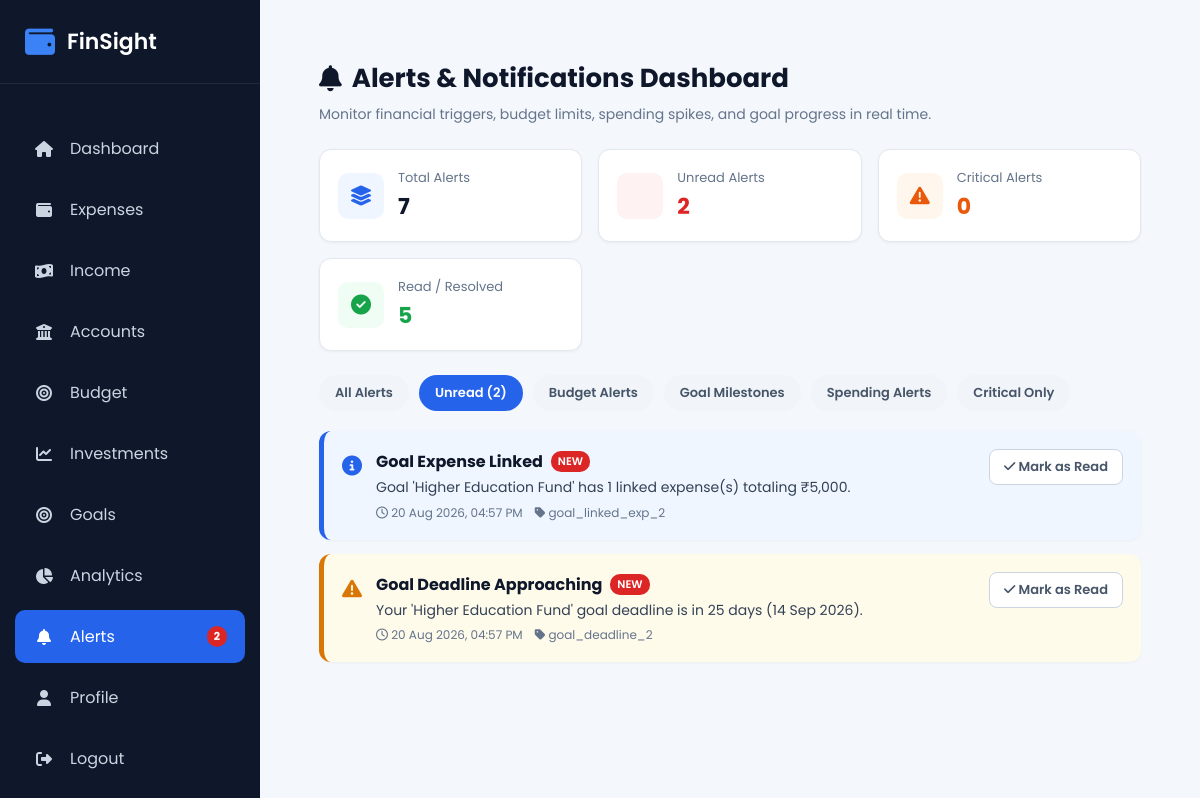
The app's page /alerts?filter=unread (signed in) with its own data.
### models/alert.py (models this page shows, shortened)
class FinancialAlert(db.Model):
    __tablename__ = "financial_alerts"
    id = db.Column(db.Integer, primary_key=True)
    user_id = db.Column(
        db.Integer,
        db.ForeignKey("users.id"),
        nullable=False
    )
    alert_type = db.Column(
        db.String(50),
        nullable=False
    )
    title = db.Column(
        db.String(150),
        nullable=False
    )
    message = db.Column(
        db.Text,
        nullable=False
    )
    severity = db.Column(
        db.String(20),
        nullable=False,
        default="warning"
    )
    is_read = db.Column(
        db.Boolean,
        default=False,
        nullable=False
    )
    created_at = db.Column(
        db.DateTime,
        default=datetime.utcnow
    )
    user = db.relationship(
        "User",
        backref=db.backref("alerts", lazy=True, cascade="all, delete-orphan")
    )

### routes/alert.py (the view)
@alert_bp.route("/alerts")
@login_required
def alerts():
    user_id = current_user.id
    check_and_create_alerts(user_id)
    all_user_alerts = FinancialAlert.query.filter_by(user_id=user_id).order_by(FinancialAlert.created_at.desc()).all()
    total_alerts = len(all_user_alerts)
    unread_alerts = sum(1 for a in all_user_alerts if not a.is_read)
    critical_alerts = sum(1 for a in all_user_alerts if a.severity in ["danger", "critical"])
    resolved_alerts = sum(1 for a in all_user_alerts if a.is_read)
    active_filter = request.args.get("filter", "all").lower()
    if active_filter == "unread":
        filtered_alerts = [a for a in all_user_alerts if not a.is_read]
    elif active_filter == "budget":
        filtered_alerts = [a for a in all_user_alerts if "budget" in a.alert_type.lower() or "budget" in a.title.lower()]
    elif active_filter == "goal":
        filtered_alerts = [a for a in all_user_alerts if "goal" in a.alert_type.lower() or "goal" in a.title.lower()]
    elif active_filter == "spending":
        filtered_alerts = [a for a in all_user_alerts if "spending" in a.alert_type.lower() or "spending" in a.title.lower()]
    elif active_filter == "critical":
        filtered_alerts = [a for a in all_user_alerts if a.severity in ["danger", "critical"]]
    else:
        filtered_alerts = all_user_alerts
    return render_template(
        "alerts.html",
        alerts=filtered_alerts,
        active_filter=active_filter,
        total_alerts=total_alerts,
        unread_alerts=unread_alerts,
        critical_alerts=critical_alerts,
        resolved_alerts=resolved_alerts
    )

### app.py (called while the page is built)
@login_manager.user_loader
def load_user(user_id):
    return User.query.get(int(user_id))

@app.context_processor
def inject_global_vars():
    if current_user.is_authenticated:
        unread_count = FinancialAlert.query.filter_by(user_id=current_user.id, is_read=False).count()
        return dict(unread_alerts_count=unread_count)
    return dict(unread_alerts_count=0)

### services/spending_analysis.py (called while the page is built)
def get_first_day_of_month(dt, offset_months=0):
    year = dt.year
    month = dt.month - offset_months
    while month <= 0:
        month += 12
        year -= 1
    return date(year, month, 1)

def get_last_day_of_month(dt_start):
    if dt_start.month == 12:
        next_month = date(dt_start.year + 1, 1, 1)
    else:
        next_month = date(dt_start.year, dt_start.month + 1, 1)
    return next_month - timedelta(days=1)

### templates/alerts.html (shortened to what this page needs)
{% extends "layout.html" %}
{% block content %}
<div class="alerts-container">
    <div class="alerts-header">
        <div>
            <h1><i class="fa-solid fa-bell"></i> Alerts & Notifications Dashboard</h1>
            <p>Monitor financial triggers, budget limits, spending spikes, and goal progress in real time.</p>
        </div>
    </div>
    <div class="summary-grid">
        <div class="summary-card">
            <div class="summary-icon total"><i class="fa-solid fa-layer-group"></i></div>
            <div class="summary-info">
                <span class="label">Total Alerts</span>
                <span class="value">{{ total_alerts }}</span>
            </div>
        </div>
        <div class="summary-card">
            <div class="summary-icon unread"></div>
            <div class="summary-info">
                <span class="label">Unread Alerts</span>
                <span class="value" style="color: #DC2626;">{{ unread_alerts }}</span>
            </div>
        </div>
        <div class="summary-card">
            <div class="summary-icon critical"><i class="fa-solid fa-triangle-exclamation"></i></div>
            <div class="summary-info">
                <span class="label">Critical Alerts</span>
                <span class="value" style="color: #EA580C;">{{ critical_alerts }}</span>
            </div>
        </div>
        <div class="summary-card">
            <div class="summary-icon resolved"><i class="fa-solid fa-circle-check"></i></div>
            <div class="summary-info">
                <span class="label">Read / Resolved</span>
                <span class="value" style="color: #16A34A;">{{ resolved_alerts }}</span>
            </div>
        </div>
    </div>
    <div class="filter-bar">
        <a href="{{ url_for('alert.alerts', filter='all') }}" class="filter-pill {% if active_filter == 'all' %}active{% endif %}">All Alerts</a>
        <a href="{{ url_for('alert.alerts', filter='unread') }}" class="filter-pill {% if active_filter == 'unread' %}active{% endif %}">Unread ({{ unread_alerts }})</a>
        <a href="{{ url_for('alert.alerts', filter='budget') }}" class="filter-pill {% if active_filter == 'budget' %}active{% endif %}">Budget Alerts</a>
        <a href="{{ url_for('alert.alerts', filter='goal') }}" class="filter-pill {% if active_filter == 'goal' %}active{% endif %}">Goal Milestones</a>
        <a href="{{ url_for('alert.alerts', filter='spending') }}" class="filter-pill {% if active_filter == 'spending' %}active{% endif %}">Spending Alerts</a>
        <a href="{{ url_for('alert.alerts', filter='critical') }}" class="filter-pill {% if active_filter == 'critical' %}active{% endif %}">Critical Only</a>
    </div>
    {% if alerts %}
    <div class="alerts-list">
        {% for alert in alerts %}
        <div class="alert-card {{ alert.severity }}">
            <div class="alert-main">
                <div class="alert-badge-icon">
                    {% if alert.severity == 'danger' %}
                        <i class="fa-solid fa-circle-exclamation"></i>
                    {% elif alert.severity == 'warning' %}
                        <i class="fa-solid fa-triangle-exclamation"></i>
                    {% elif alert.severity == 'success' %}
                        <i class="fa-solid fa-circle-check"></i>
                    {% else %}
                        <i class="fa-solid fa-circle-info"></i>
                    {% endif %}
                </div>
                <div class="alert-details">
                    <h3>
                        {{ alert.title }}
                        {% if not alert.is_read %}
                            <span style="font-size: 11px; padding: 2px 7px; background: #DC2626; color: #fff; border-radius: 10px; font-weight: 600;">NEW</span>
                        {% endif %}
                    </h3>
                    <p>{{ alert.message }}</p>
                    <div class="alert-meta">
                        <span><i class="fa-regular fa-clock"></i> {{ alert.created_at.strftime('%d %b %Y, %I:%M %p') if alert.created_at else '' }}</span>
                        <span><i class="fa-solid fa-tag"></i> {{ alert.alert_type }}</span>
                    </div>
                </div>
            </div>
            <form action="{{ url_for('alert.toggle_alert_read', alert_id=alert.id) }}" method="POST">
                <button type="submit" class="btn-toggle-read">
                    {% if alert.is_read %}
                        <i class="fa-solid fa-envelope-open"></i> Mark Unread
                    {% else %}
                        <i class="fa-solid fa-check"></i> Mark as Read
                    {% endif %}
                </button>
            </form>
        </div>
        {% endfor %}
    </div>
    {% else %}
    <div class="empty-state">
        <i class="fa-solid fa-circle-check" style="font-size: 32px; color: #16A34A; margin-bottom: 12px; display: block;"></i>
        <h3 style="margin: 0 0 6px 0; color: #0F172A;">No Alerts Found</h3>
        <p style="margin: 0;">There are no alerts matching the selected filter criteria.</p>
    </div>
    {% endif %}
</div>
{% endblock %}

### static/css/layout.css (style rules this page uses)
* { margin:0; padding:0; box-sizing:border-box; font-family:'Poppins',sans-serif; }
body { background:#f4f7fc; }

### templates/alerts.html (style rules this page uses)
.alerts-container { padding: 24px; max-width: 1200px; margin: 0 auto; }
.alerts-header { display: flex; align-items: center; justify-content: space-between; margin-bottom: 24px; }
.alerts-header h1 { font-size: 26px; font-weight: 700; color: #0F172A; margin: 0 0 6px 0; display: flex; align-items: center; gap: 10px; }
.alerts-header p { color: #64748B; margin: 0; font-size: 14px; }
.summary-grid { display: grid; grid-template-columns: repeat(auto-fit, minmax(220px, 1fr)); gap: 16px; margin-bottom: 24px; }
.summary-card { background: #ffffff; border-radius: 12px; padding: 18px; box-shadow: 0 1px 3px rgba(0, 0, 0, 0.05); border: 1px solid #E2E8F0; display: flex; align-items: center; gap: 14px; }
.summary-icon { width: 46px; height: 46px; border-radius: 10px; display: flex; align-items: center; justify-content: center; font-size: 20px; }
.summary-icon.total { background: #EFF6FF; color: #2563EB; }
.summary-icon.unread { background: #FEF2F2; color: #DC2626; }
.summary-icon.critical { background: #FFF7ED; color: #EA580C; }
.summary-icon.resolved { background: #F0FDF4; color: #16A34A; }
.summary-info .label { font-size: 13px; color: #64748B; display: block; margin-bottom: 2px; }
.summary-info .value { font-size: 22px; font-weight: 700; color: #0F172A; }
.filter-bar { display: flex; align-items: center; gap: 10px; margin-bottom: 20px; flex-wrap: wrap; }
.filter-pill { padding: 8px 16px; border-radius: 20px; background: #F1F5F9; color: #475569; text-decoration: none; font-size: 13px; font-weight: 600; transition: all 0.2s ease; }
.filter-pill:hover, .filter-pill.active { background: #2563EB; color: #ffffff; }
.alerts-list { display: flex; flex-direction: column; gap: 14px; }
.alert-card { background: #ffffff; border-radius: 12px; padding: 18px; border-left: 5px solid #CBD5E1; box-shadow: 0 1px 3px rgba(0, 0, 0, 0.04); display: flex; align-items: flex-start; justify-content: space-between; gap: 16px; transition: transform 0.2s ease; }
.alert-card.warning { border-left-color: #D97706; background: #FFFBEB; }
.alert-card.info { border-left-color: #2563EB; background: #EFF6FF; }
.alert-main { display: flex; align-items: flex-start; gap: 14px; }
.alert-badge-icon { font-size: 20px; margin-top: 2px; }
.alert-card.warning .alert-badge-icon { color: #D97706; }
.alert-card.info .alert-badge-icon { color: #2563EB; }
.alert-details h3 { font-size: 16px; font-weight: 700; color: #0F172A; margin: 0 0 4px 0; display: flex; align-items: center; gap: 8px; }
.alert-details p { color: #334155; font-size: 14px; margin: 0 0 6px 0; line-height: 1.4; }
.alert-meta { font-size: 12px; color: #64748B; display: flex; align-items: center; gap: 12px; }
.btn-toggle-read { padding: 7px 14px; border-radius: 8px; font-size: 13px; font-weight: 600; border: 1px solid #CBD5E1; background: #ffffff; color: #475569; cursor: pointer; transition: all 0.2s ease; white-space: nowrap; }

### records on screen
FinancialAlert: severity "info" (drawn), title "Goal Expense Linked", is_read "NEW", message "Goal 'Higher Education Fund' has 1 linked expense(s) totaling ₹5,000.", created_at "20 Aug 2026, 04:57 PM", alert_type "goal_linked_exp_2"
FinancialAlert: severity "warning" (drawn), title "Goal Deadline Approaching", is_read "NEW", message "Your 'Higher Education Fund' goal deadline is in 25 days (14 Sep 2026).", created_at "20 Aug 2026, 04:57 PM", alert_type "goal_deadline_2"

### other values on screen
{{ unread_alerts_count }} "2"
{{ total_alerts }} "7"
{{ unread_alerts }} "2"
{{ critical_alerts }} "0"
{{ resolved_alerts }} "5"
